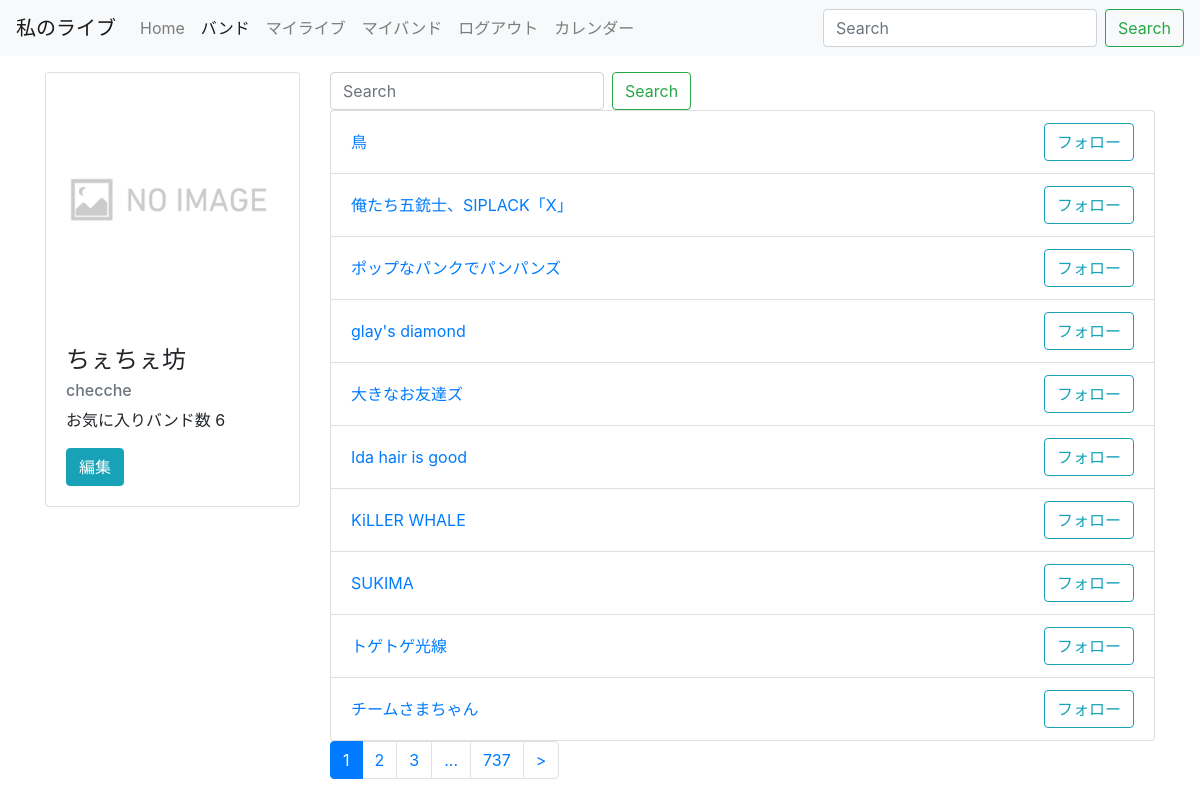
The app's page /band/ (signed in) with its own data.
### livecalendar/models.py (models this page shows, shortened)
class CustomUser(AbstractBaseUser, PermissionsMixin):
    username_validator = UnicodeUsernameValidator()
    username = models.CharField(
        _('user ID'),
        max_length=30,
        unique=True,
        help_text=_('Required. 30 characters or fewer. Letters, digits and @/./+/-/_ only.'),
        validators=[username_validator],
        error_messages={
            'unique': _("A user with that user Id already exists."),
        },
    )
    screenname = models.CharField(_('username'),max_length=100,blank=True)
    email = models.EmailField(
        _('email address'),
        unique=True,
        error_messages={
            'unique': _("A user with that email already exists."),
        },
    )
    userimage = models.ImageField(_('icon'),upload_to='icons/',null=True,blank=True)
    favorite_band = models.ManyToManyField(Band, verbose_name='好きなバンド', blank=True)
    is_staff = models.BooleanField(
        _('staff status'),
        default=False,
        help_text=_('Designates whether the user can log into this admin site.'),
    )
    is_active = models.BooleanField(
        _('active'),
        default=True,
        help_text=_(
            'Designates whether this user should be treated as active. '
            'Unselect this instead of deleting accounts.'
        ),
    )
    date_joined = models.DateTimeField(_('date joined'), default=timezone.now)
    objects = UserManager()
    EMAIL_FIELD = 'email'
    USERNAME_FIELD = 'username'
    REQUIRED_FIELDS = ['email']
    class Meta:
        verbose_name = _('user')
        verbose_name_plural = _('users')

class Band(models.Model):
    name = models.CharField('バンド名', max_length = 50)
    def __str__(self):
        return self.name

### livecalendar/views.py (the view)
# urls.py: path('band/', views.BandListView.as_view(), name='band_list'),
class BandListView(generic.ListView):
    model = Band
    paginate_by = 10
    def get_queryset(self):
        keyword = self.request.GET.get('keyword')
        queryset = Band.objects.all()
        if keyword:
            queryset=queryset.filter(name__icontains=keyword)
        return queryset

### livecalendar/context_processors.py (called while the page is built)
def common(request):
    context = {
        'live_list_et':Live.objects.all(),
    }
    return context

### livecalendar/templatetags/mytag.py (called while the page is built)
@register.simple_tag
def url_replace(request, field, value):
    url_dict=request.GET.copy()
    url_dict[field]=value
    return url_dict.urlencode()

### livecalendar/templates/livecalendar/band_list.html (shortened to what this page needs)
{% extends 'livecalendar/base.html'%}
{% block content%}
<form class="form-inline my-2 my-lg-0" action="{% url 'livecalendar:band_list' %}">
  <input class="form-control mr-sm-2" type="text" placeholder="Search" aria-label="Search" name="keyword">
  <button class="btn btn-outline-success my-2 my-sm-0" type="submit">Search</button>
</form>
<ul class="list-group">
  {% for band in band_list %}
  <li id="bandlist" class="hvr-grow list-group-item d-flex justify-content-between align-items-center">
    <a href="{% url 'livecalendar:band_detail' band.pk %}">{{ band }}</a>
    {%if request.path == '/band/'%}
    <form action="{% url 'livecalendar:follow' band.pk %}" method="post">
      <button class="btn btn-outline-info" type="submit" name="button">フォロー</button>
    </form>
    {% endif %}
    {% endfor %}
  </li>
</ul>
{% include 'livecalendar/page.html' %}
{% endblock %}

### livecalendar/templates/livecalendar/base.html (shortened to what this page needs)
{% load static %}
<!doctype html>
<html lang="ja">
  <head>
    <link rel="stylesheet" href="https://stackpath.bootstrapcdn.com/bootstrap/4.1.3/css/bootstrap.min.css">
    <link rel="stylesheet" href="{% static 'livecalendar/hira.css' %}">
  </head>
  <body>
   <nav class="navbar navbar-expand-lg navbar-light bg-light">
      <a class="navbar-brand" href="#">私のライブ</a>
      <div class="collapse navbar-collapse" id="navbarSupportedContent">
        <ul class="navbar-nav mr-auto">
          <li {%if request.path == '/'%}class="nav-item active"{% endif %}>
            <a class="nav-link" href="{% url 'livecalendar:index' %}">Home</a>
          </li>
          {% if user.is_authenticated %}
          <li {%if request.path == '/band/'%}class="nav-item active"{% endif %}>
            <a class="nav-item nav-link" href="{% url 'livecalendar:band_list' %}">バンド</a>
          </li>
          <li {%if request.path == '/mylive/'%}class="nav-item active"{% endif %}>
            <a class="nav-item nav-link" href="{% url 'livecalendar:follow_live' %}">マイライブ</a>
          </li>
          <li {%if request.path == '/myband/'%}class="nav-item active"{% endif %}>
            <a class="nav-item nav-link" href="{% url 'livecalendar:follow_band' %}">マイバンド</a>
          </li>
          <li>
            <a class="nav-item nav-link" href="{% url 'livecalendar:logout' %}">ログアウト</a>
          </li>
          <li>
            {% now "Y" as c_y %}
            {% now "m" as c_m %}
            <a class="nav-item nav-link" href="{% url 'livecalendar:calendar' c_y c_m %}">カレンダー</a>
          </li>
          {% else %}
          <li class="nav-item">
            <a class="nav-item nav-link" href="{% url 'livecalendar:login' %}">ログイン</a>
          </li>
          {% endif %}
        </ul>
        <form class="form-inline my-2 my-lg-0" action="{% url 'livecalendar:index' %}">
          <input class="form-control mr-sm-2" type="text" placeholder="Search" aria-label="Search" name="keyword">
          <button class="btn btn-outline-success my-2 my-sm-0" type="submit">Search</button>
        </form>
      </div>
    </nav>
    <div class="container mt-3">
      <div class="row">
        <div class="col-md-3">
          {% if user.is_authenticated %}
          <div class="card">
            {% if user.userimage %}
            <img class="card-img-top" src="{{ user.userimage.url }}" alt="{{ user.username }}">
            {% else %}
            <img class="card-img-top" src="{% static 'livecalendar/noimage.png' %}" alt="No image">
            {% endif %}
            <div class="card-body">
              <h4 class="card-title">{{ user.screenname }}</h4>
              <h6 class="card-subtitle mb-2 text-muted">{{ user.username}}</h6>
              <p class="card-text">
                お気に入りバンド数 {{ user.favorite_band.count }}
              </p>
              <a href="{% url 'livecalendar:edit' user.pk %}" class="btn btn-info">編集</a>
            </div>
          </div>
          {% endif %}
        </div>
        <div class="col-md-9">
        {% block content %}
        {% endblock %}
        </div>
      </div>
    </div>
  </body>
</html>

### livecalendar/static/livecalendar/hira.css (style rules this page uses)
.hvr-grow { vertical-align: middle; -webkit-transform: perspective(1px) translateZ(0); transform: perspective(1px) translateZ(0); box-shadow: 0 0 1px rgba(0, 0, 0, 0); -webkit-transition-duration: 0.3s; transition-duration: 0.1s; -webkit-transition-property: transform; transition-property: transform; }

### records on screen
CustomUser: screenname "ちぇちぇ坊", username "checche", favorite_band.count "6"
Band: name "鳥"
Band: name "俺たち五銃士、SIPLACK「X」"
Band: name "ポップなパンクでパンパンズ"
Band: name "glay's diamond"
Band: name "大きなお友達ズ"
Band: name "Ida hair is good"
Band: name "KiLLER WHALE"
Band: name "SUKIMA"
Band: name "トゲトゲ光線"
Band: name "チームさまちゃん"

### other values on screen
{{ link_page }} "1"
{{ link_page }} "2" "3"
{{ page_obj.paginator.num_pages }} "737"
